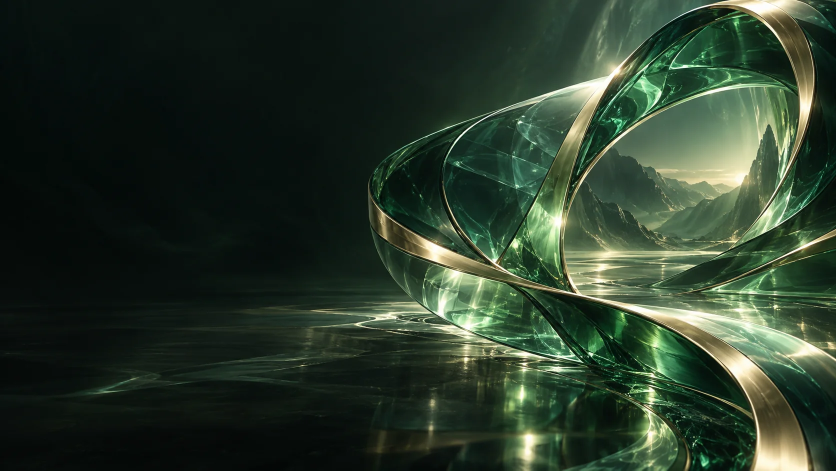
#> input picture brand-kit/backgrounds/v3/web/portal-hero-v3.webp, 1672 x 941 px (shown at 1/2 size); the run also reads 1 picture not shown here
$ python build_brand_board.py
#> lines starting #> are read from the running program, lines starting #| are printed output that depends on the picture; after the words box and inside, x2 and y2 are one past the last pixel; in counts of white or black regions, pixels touching at a corner belong together
"""Build visual contact sheets for the standalone Driftwatch brand kit."""

from pathlib import Path

from PIL import Image, ImageDraw, ImageFont, ImageOps

KIT_ROOT = Path(__file__).resolve().parents[1]
BACKGROUND_DIR = KIT_ROOT / "backgrounds" / "v3" / "web"
LOGO_DIR = KIT_ROOT / "logo"
PREVIEW_DIR = KIT_ROOT / "previews"

FONT_REGULAR = Path("C:/Windows/Fonts/segoeui.ttf")
FONT_BOLD = Path("C:/Windows/Fonts/segoeuib.ttf")


def font(size: int, *, bold: bool = False) -> ImageFont.FreeTypeFont:
    windows_font = FONT_BOLD if bold else FONT_REGULAR
    if windows_font.is_file():
        return ImageFont.truetype(str(windows_font), size)
    return ImageFont.truetype("DejaVuSans-Bold.ttf" if bold else "DejaVuSans.ttf", size)


def rounded_image(image: Image.Image, size: tuple[int, int], radius: int) -> Image.Image:
    fitted = ImageOps.fit(image.convert("RGB"), size, method=Image.Resampling.LANCZOS)
    mask = Image.new("L", size, 0)
    ImageDraw.Draw(mask).rounded_rectangle((0, 0, *size), radius=radius, fill=255)
    fitted.putalpha(mask)
    return fitted


def background_contact_sheet() -> None:
    canvas = Image.new("RGB", (1800, 1300), "#111511")
    draw = ImageDraw.Draw(canvas)
    draw.text((70, 52), "Emerald Portal — background set", fill="#ffffff", font=font(52, bold=True))
    draw.text(
        (70, 120),
        "Photo-real editorial layers · no text · responsive-safe negative space",
        fill="#aeb8af",
        font=font(25),
    )

    hero = rounded_image(Image.open(BACKGROUND_DIR / "portal-hero-v3.webp"), (1060, 596), 24)
#> in rounded_image, `mask = Image.new("L", size, 0)`: mask: PIL image 1060x596 L; every value is 0
#> in rounded_image, `ImageDraw.Draw(mask).rounded_rectangle((0, 0, *size), radius=radius, f..`:
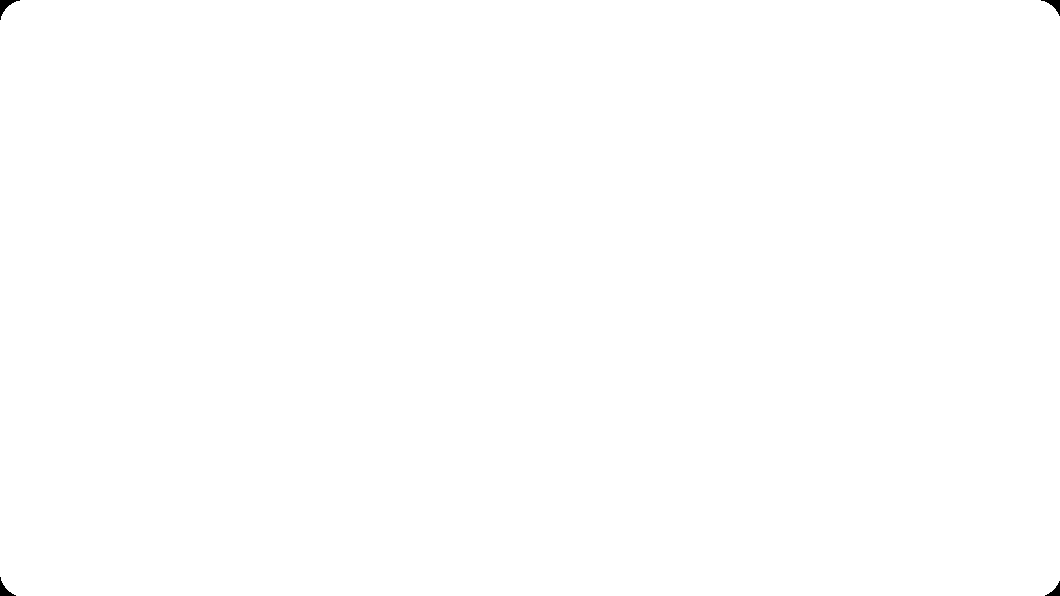
#> mask: PIL image 1060x596 L; 99.9% white; 4 black regions, box (x1, y1, x2, y2) and area: (0, 0, 20, 20) 131, (1041, 0, 1060, 16) 111, (0, 577, 16, 596) 111, (1045, 581, 1060, 596) 92
    auth = rounded_image(Image.open(BACKGROUND_DIR / "portal-hero-v3.webp"), (500, 596), 24)
#> in rounded_image (call 2), `mask = Image.new("L", size, 0)`: mask: PIL image 500x596 L; every value is 0
#> in rounded_image (call 2), `ImageDraw.Draw(mask).rounded_rectangle((0, 0, *size), radius=radius, f..`: mask: PIL image 500x596 L; 99.9% white; 4 black regions, box (x1, y1, x2, y2) and area: (0, 0, 20, 20) 131, (481, 0, 500, 16) 111, (0, 577, 16, 596) 111, (485, 581, 500, 596) 92
    recovery = rounded_image(Image.open(BACKGROUND_DIR / "portal-ambient-v3.webp"), (1060, 360), 24)
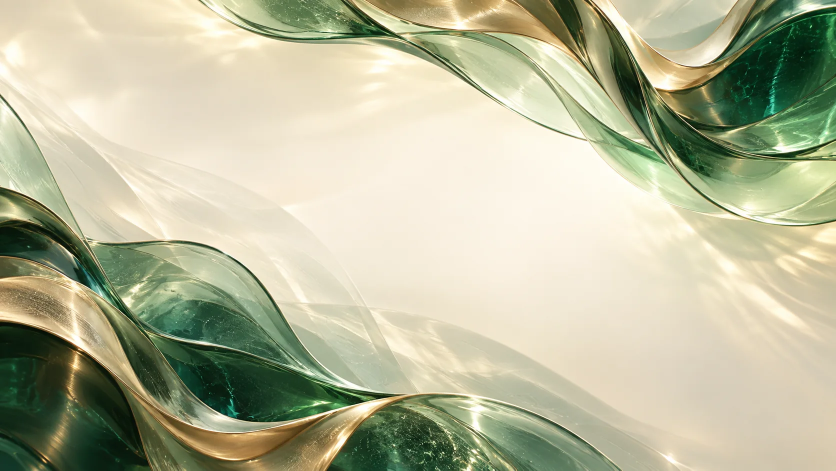
#> input picture brand-kit/backgrounds/v3/web/portal-ambient-v3.webp, 1672 x 941 px (shown at 1/2 size)
#> call 3 of rounded_image, with size = (1060, 360), radius = 24
#> in rounded_image (call 3), `mask = Image.new("L", size, 0)`: mask: PIL image 1060x360 L; every value is 0
#> in rounded_image (call 3), `ImageDraw.Draw(mask).rounded_rectangle((0, 0, *size), radius=radius, f..`:
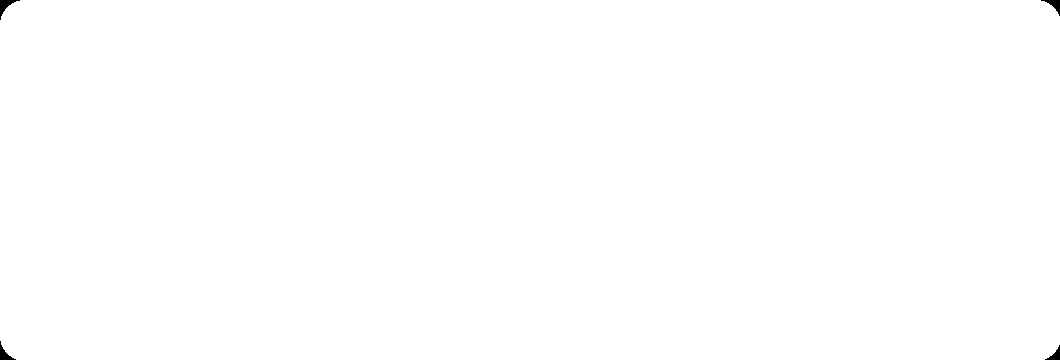
#> mask: PIL image 1060x360 L; 99.9% white; 4 black regions, box (x1, y1, x2, y2) and area: (0, 0, 20, 20) 131, (1041, 0, 1060, 16) 111, (0, 341, 16, 360) 111, (1045, 345, 1060, 360) 92
    mobile = rounded_image(
        Image.open(BACKGROUND_DIR / "portal-hero-mobile-v3.webp"), (500, 360), 24
    )
#> call 4 of rounded_image, with size = (500, 360), radius = 24
#> in rounded_image (call 4), `fitted = ImageOps.fit(image.convert("RGB"), size, method=Image.Resampl..`:
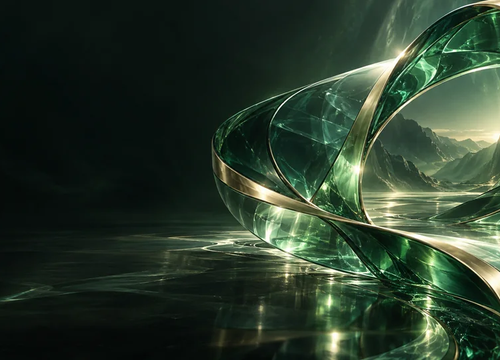
#> fitted: PIL image 500x360 RGB; mean R, G, B 41.6, 58.2, 42.6
#> in rounded_image (call 4), `mask = Image.new("L", size, 0)`: mask: PIL image 500x360 L; every value is 0
#> in rounded_image (call 4), `ImageDraw.Draw(mask).rounded_rectangle((0, 0, *size), radius=radius, f..`:
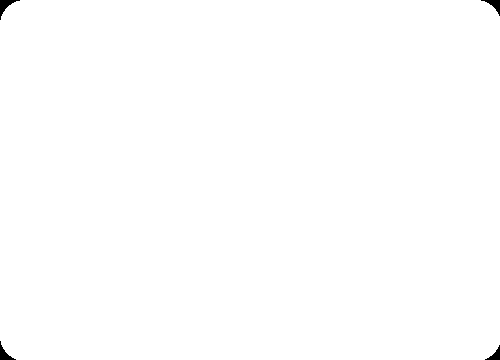
#> mask: PIL image 500x360 L; 99.8% white; 4 black regions, box (x1, y1, x2, y2) and area: (0, 0, 20, 20) 131, (481, 0, 500, 16) 111, (0, 341, 16, 360) 111, (485, 345, 500, 360) 92
    canvas.paste(hero, (70, 190), hero)
    canvas.paste(auth, (1230, 190), auth)
    canvas.paste(recovery, (70, 860), recovery)
    canvas.paste(mobile, (1230, 860), mobile)

    labels = [
        ((70, 802), "HERO · DESKTOP"),
        ((1230, 802), "AUTH · DESKTOP"),
        ((70, 1236), "WORKSPACE · LIGHT"),
        ((1230, 1236), "HERO · MOBILE"),
    ]
    for position, label in labels:
        draw.text(position, label, fill="#b4e653", font=font(21, bold=True))

    canvas.save(PREVIEW_DIR / "background-set.png", optimize=True)
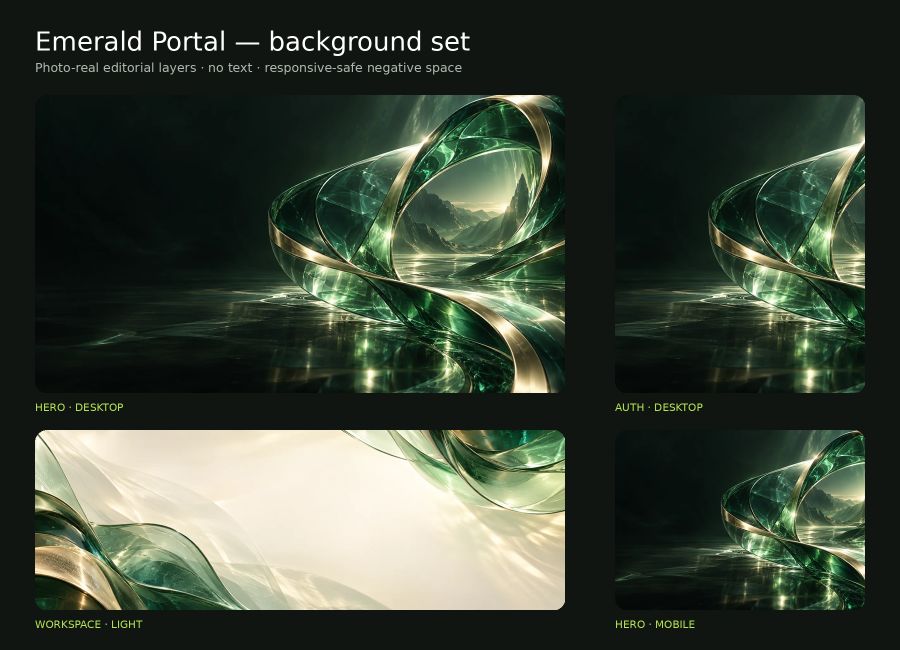
#> saved as background-set.png: PIL image 1800x1300 RGB (shown at 1/2 size); mean R, G, B 60.1, 69, 55.7


def brand_board() -> None:
    canvas = Image.new("RGB", (2200, 1800), "#f3f5f0")
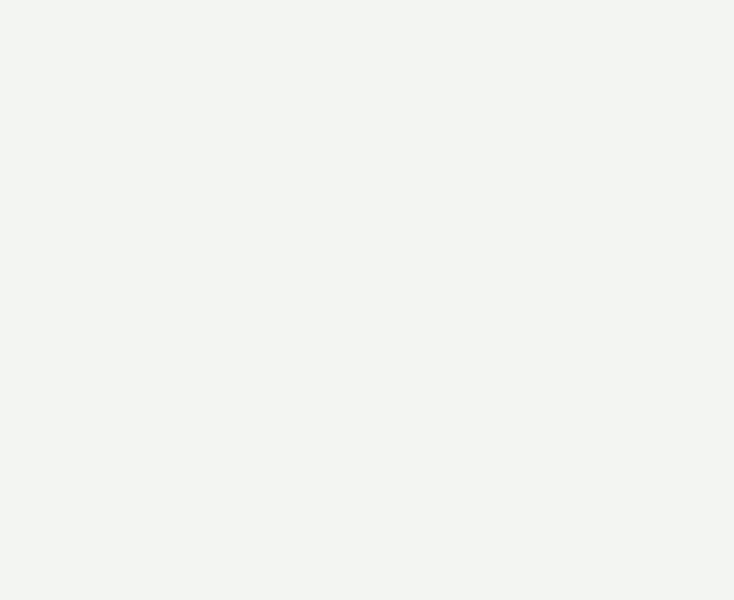
#> canvas: PIL image 2200x1800 RGB (shown at 1/3 size); mean R, G, B 243, 245, 240
    draw = ImageDraw.Draw(canvas)

    draw.rounded_rectangle((50, 50, 2150, 520), radius=34, fill="#111511")
#> (the run stopped early here; a loop or call above may not have finished)
